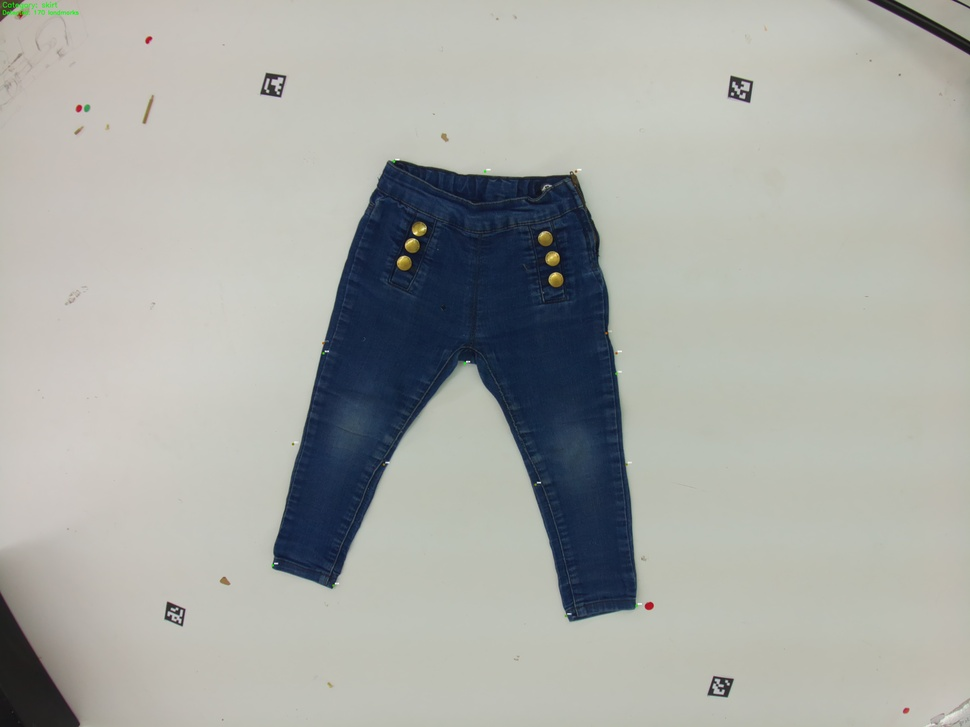
#> input picture ai_withllm/jeans_hrnet_test.jpg, 970 x 727 px, shrunk from 4056 x 3040 before the run
$ python edge_based_keypoint_detector.py jeans_hrnet_test.jpg
#> lines starting #> are read from the running program, lines starting #| are printed output that depends on the picture; after the words box and inside, x2 and y2 are one past the last pixel; in counts of white or black regions, pixels touching at a corner belong together
#> in process_image, image is the input picture: shape (727, 970, 3); mean B, G, R 165.5, 170.2, 168.1
#!/usr/bin/env python3
"""
Edge-Based Keypoint Detector
Uses edge detection to create garment mask and find keypoints along garment outline
"""

import cv2
import numpy as np
import json
import os
from typing import Dict, List, Tuple, Optional
from dataclasses import dataclass
import argparse
from scipy import ndimage
from scipy.signal import find_peaks
from sklearn.cluster import DBSCAN

@dataclass
class ContourKeypoint:
    """Represents a keypoint on the garment contour"""
    position: Tuple[int, int]
    type: str  # 'corner', 'extrema', 'inflection', 'regular'
    angle: float  # Angle at this point
    curvature: float  # Local curvature
    confidence: float
    index: int  # Index on contour

class EdgeBasedKeypointDetector:
    """Detects keypoints using edge-based garment masking"""

    def __init__(self):
        self.debug_mode = True
        self.garment_contour = None
        self.garment_mask = None
        self.keypoints = []

    def create_garment_mask(self, image: np.ndarray) -> np.ndarray:
        """Create a clean mask of the garment using edge detection"""

        # Convert to grayscale
        gray = cv2.cvtColor(image, cv2.COLOR_BGR2GRAY)

        # Apply Gaussian blur to reduce noise
        blurred = cv2.GaussianBlur(gray, (5, 5), 1)

        # Enhance contrast using CLAHE
        clahe = cv2.createCLAHE(clipLimit=2.0, tileGridSize=(8, 8))
        enhanced = clahe.apply(blurred)
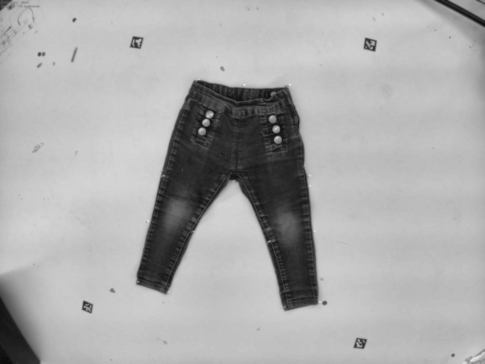
#> enhanced: shape (727, 970) (shown at 1/2 size); min 11, max 230, mean 171.6

        # Multi-scale edge detection
        edges1 = cv2.Canny(enhanced, 30, 100)
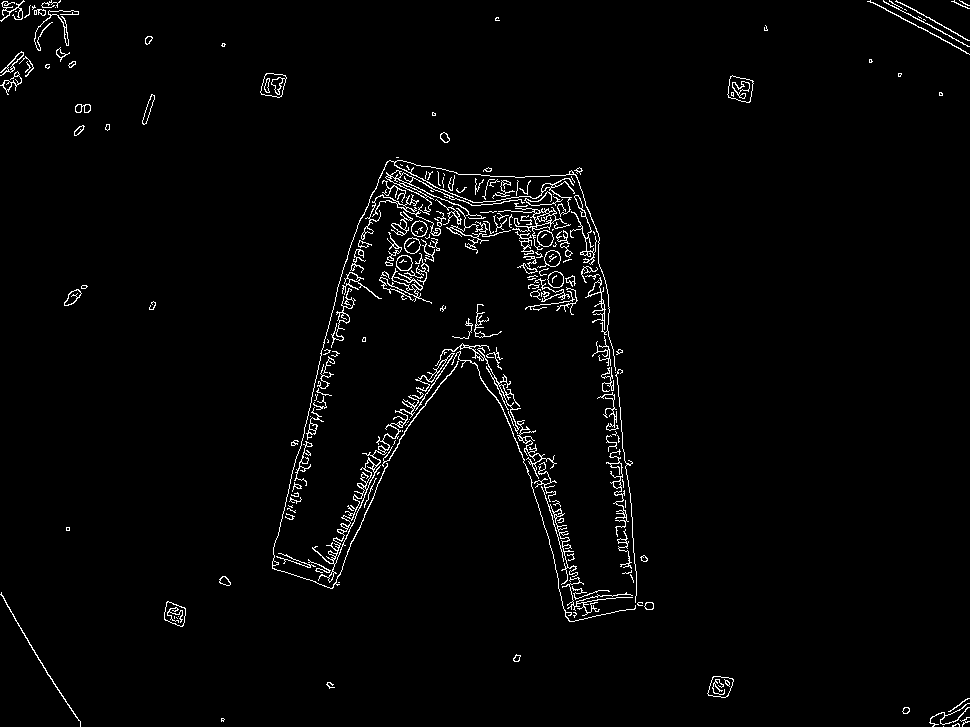
#> edges1: shape (727, 970); 2.2% white in thin lines or dots
        edges2 = cv2.Canny(enhanced, 50, 150)
#> edges2: shape (727, 970); 1.6% white in thin lines or dots
        edges3 = cv2.Canny(enhanced, 100, 200)
#> edges3: shape (727, 970); 0.75% white in thin lines or dots

        # Combine edges
        edges = cv2.bitwise_or(edges1, cv2.bitwise_or(edges2, edges3))

        # Apply morphological operations to close gaps
        kernel = cv2.getStructuringElement(cv2.MORPH_ELLIPSE, (5, 5))
        edges_closed = cv2.morphologyEx(edges, cv2.MORPH_CLOSE, kernel, iterations=2)
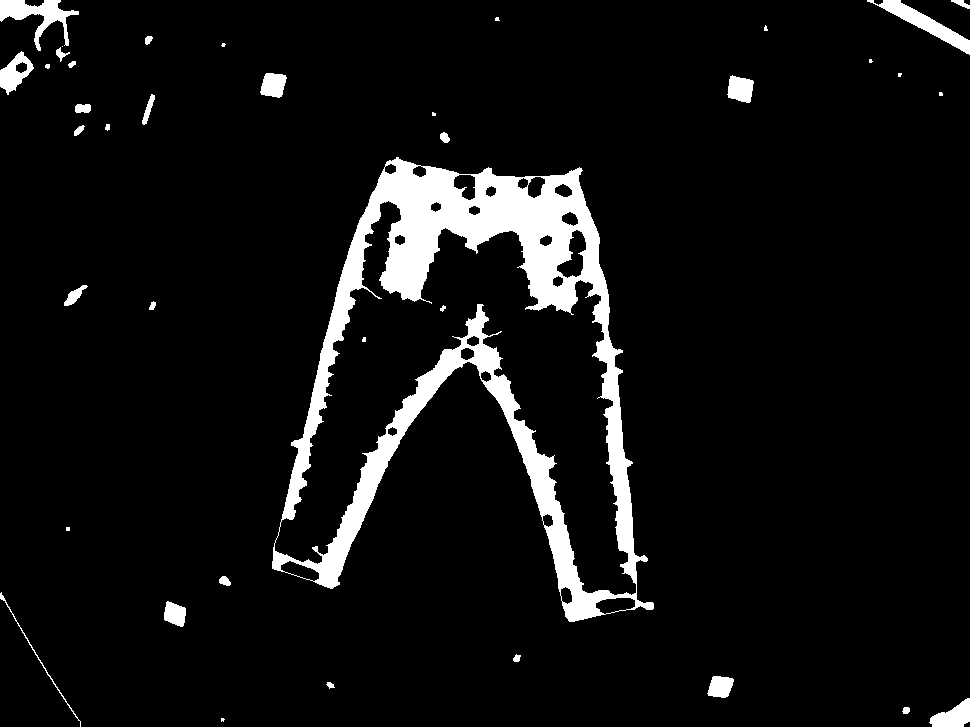
#> edges_closed: shape (727, 970); 6.8% white; 38 white regions (11 under 20 px)

        # Find contours
        contours, _ = cv2.findContours(edges_closed, cv2.RETR_EXTERNAL, cv2.CHAIN_APPROX_NONE)
#> contours = 36 contours, 12 with area under 20; largest, box (x1, y1, x2, y2) and area: (272, 157, 654, 622) 94365, (0, 0, 79, 51) 1252, (867, 0, 970, 55) 1230, (0, 51, 34, 95) 752, (929, 698, 970, 727) 654

        # Find the largest contour (assumed to be the garment)
        if contours:
            # Filter out small contours
            min_area = image.shape[0] * image.shape[1] * 0.05  # At least 5% of image
            large_contours = [c for c in contours if cv2.contourArea(c) > min_area]
#> large_contours = 1 contour; box (x1, y1, x2, y2) and area: (272, 157, 654, 622) 94365

            if large_contours:
                # Get the largest contour
                garment_contour = max(large_contours, key=cv2.contourArea)
#> garment_contour = contour of 1766 points, box (x1, y1, x2, y2) (272, 157, 654, 622), area 94365

                # Create mask from contour
                mask = np.zeros(gray.shape, dtype=np.uint8)
                cv2.drawContours(mask, [garment_contour], -1, 255, -1)
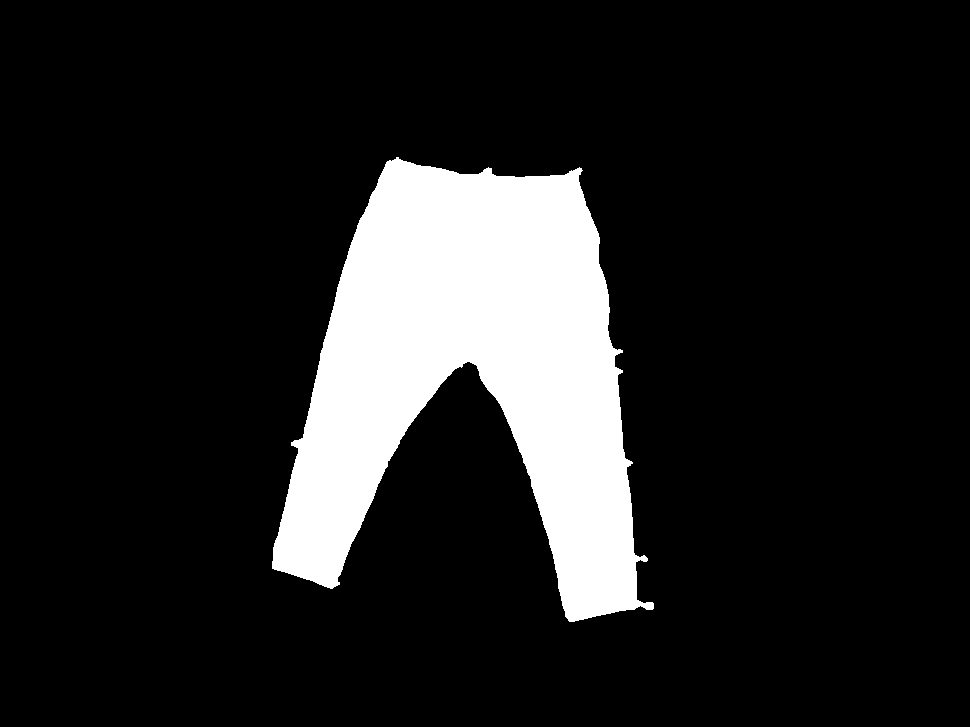
#> mask: shape (727, 970); 13.5% white; 1 white region, box (x1, y1, x2, y2) and area: (272, 157, 654, 622) 95249

                # Clean up mask
                mask = cv2.morphologyEx(mask, cv2.MORPH_CLOSE, kernel, iterations=2)
                mask = cv2.morphologyEx(mask, cv2.MORPH_OPEN, kernel, iterations=1)
#> mask: shape (727, 970); 13.5% white; 1 white region, box (x1, y1, x2, y2) and area: (272, 158, 654, 622) 95225

                # Store the main contour
                self.garment_contour = garment_contour
#> self.garment_contour has the same summary as garment_contour

                return mask

        return np.zeros(gray.shape, dtype=np.uint8)

    def extract_garment_edges(self, image: np.ndarray, mask: np.ndarray) -> np.ndarray:
        """Extract clean edges of the garment only"""

        # Apply mask to image
        masked_image = cv2.bitwise_and(image, image, mask=mask)

        # Convert to grayscale
        gray = cv2.cvtColor(masked_image, cv2.COLOR_BGR2GRAY)

        # Edge detection on masked image
        edges = cv2.Canny(gray, 50, 150)
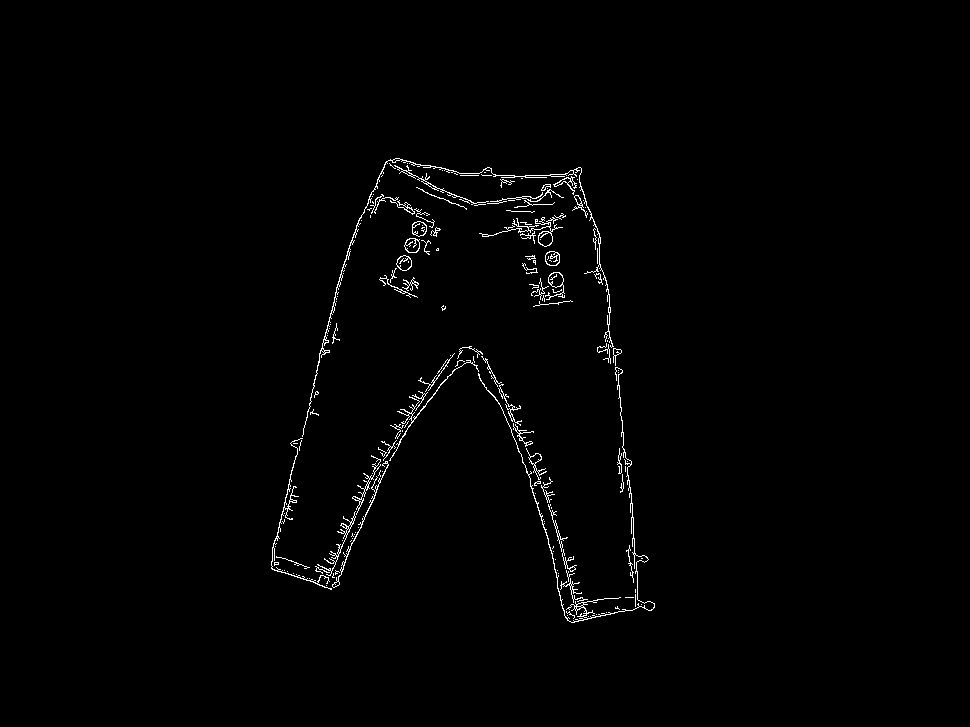
#> edges: shape (727, 970); 1.1% white in thin lines or dots, all inside (x1, y1, x2, y2) = (271, 158, 655, 623)

        # Keep only edges within mask
        edges = cv2.bitwise_and(edges, edges, mask=mask)
#> edges: shape (727, 970); 0.86% white in thin lines or dots, all inside (x1, y1, x2, y2) = (272, 158, 654, 622)

        # Extract contour of mask as additional edge
        mask_contour = cv2.Canny(mask, 128, 255)
#> mask_contour: shape (727, 970); 0.26% white in thin lines or dots, all inside (x1, y1, x2, y2) = (271, 157, 654, 622)
#> (the rest of the program and of its run is left out)
